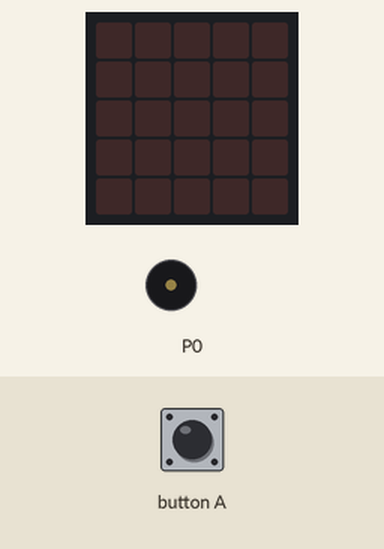
Bench run of a program on a simulated BBC micro:bit (MakeCode). Parts: the board's 5×5 LED display, buzzer (waves = sounding). The test bench sets the inputs (shaded band). Random numbers come from a fixed seed.

Above: at 1.2 s.
1.3 s: button A pressed for 0.15 s
At 3.6 s:
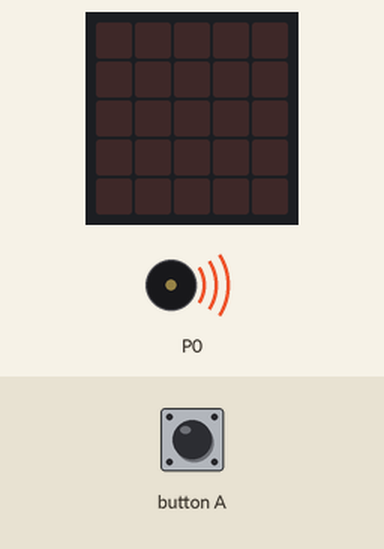
4.4 s: button A pressed for 0.15 s
At 7.2 s:
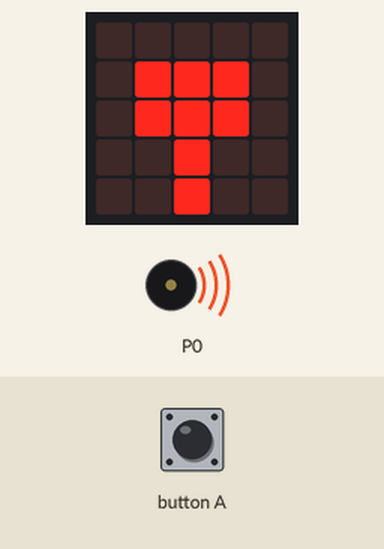
7.4 s: button A pressed for 0.15 s
At 11.8 s:
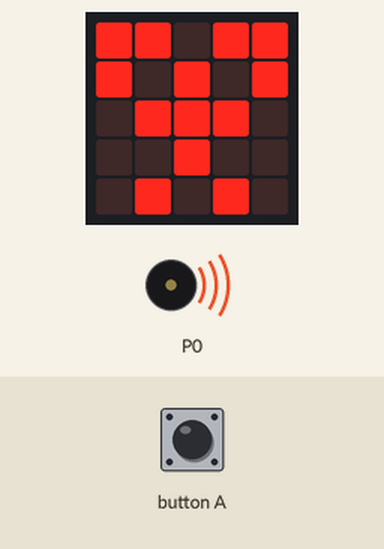
Timing chart, 0 to 14.3 s (numbered marks = the images above; inputs shaded):
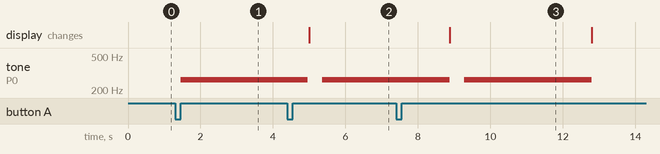

The program:

main.ts
```typescript
let RPS = 0
input.onButtonPressed(Button.A, function () {
    music.playTone(262, music.beat(BeatFraction.Whole))
    music.playTone(262, music.beat(BeatFraction.Double))
    music.playTone(262, music.beat(BeatFraction.Breve))
    RPS = randint(0, 2)
    if (RPS == 0) {
        basic.showLeds(`
            . . . . .
            . # # # .
            . # # # .
            . . # . .
            . . # . .
            `)
    }
    if (RPS == 1) {
        basic.showLeds(`
            . . . . .
            . # # # .
            . # # # .
            . # # # .
            . . . . .
            `)
    }
    if (RPS == 2) {
        images.createImage(`
            # # . # #
            # . # . #
            . # # # .
            . . # . .
            . # . # .
            `).showImage(0)
    }
})
```

test.ts
```typescript
// 在這裡測試；當此封包作為擴充功能時，將不會編譯此內容。
```

Measured:
- after the input at 1.3 s, tone on P0: silent → 262 Hz after 0.15 s
